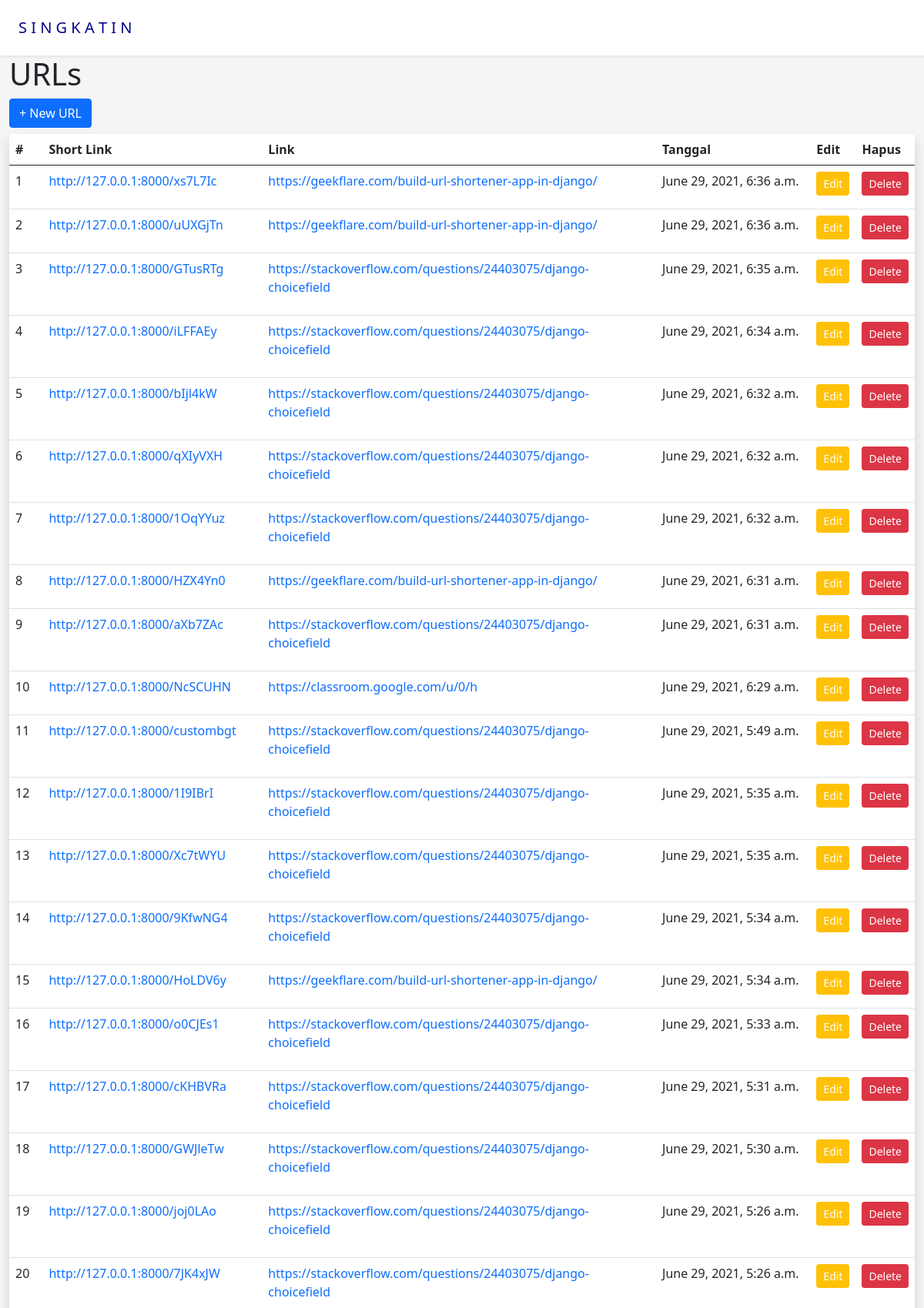
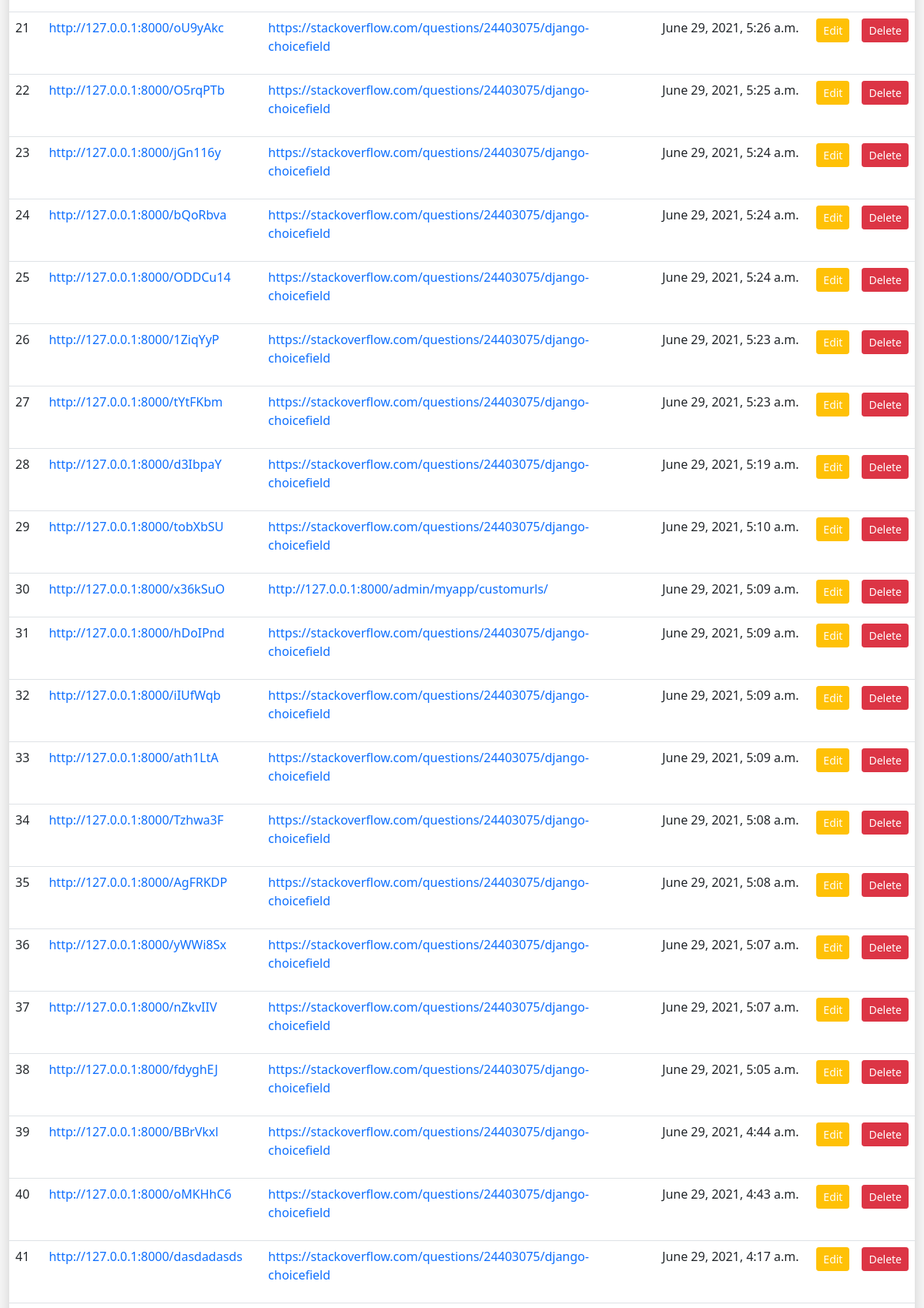
The page /urls/ (signed in, upper part) on the database its author committed (2 pictures, top to bottom).
### myapp/models.py (models this page shows, shortened)
class CustomURLs(models.Model):
    user        = models.ForeignKey(User, on_delete=models.CASCADE, null=True, blank=True, related_name='custom')
    buat        = models.DateTimeField(auto_now_add=True)
    foll        = models.PositiveIntegerField(default=0)
    long_url    = models.URLField(blank=True, null=True)
    short_url   = models.CharField(max_length=100, unique=True, blank=True, null=True)
    url         = models.CharField(max_length=100, unique=True, blank=True)
    slug        = models.CharField(max_length=100, blank=True, null=True)
    class Meta :
        verbose_name_plural = 'Data-Custom URL'

### myapp/views.py (the view)
# urls.py: path('urls/', url, name='url-page'),
@login_required
def url(request):
    form    = CustomForm()
    cus     = CustomURLs.objects.filter(user=request.user).order_by('-id')
    context = {'custom': cus, 'form': form }
    return render(request, 'profile/urls.html', context)

### templates/profile/urls.html (shortened to what this page needs)
{% extends '../base.html' %}
{% load static %}
{% load crispy_forms_tags %}
{% load widget_tweaks %}
{% block content %}
<div class="container-fluid">
    <div class="row">
        <div class="col-lg-12">
            <h1 class="page-header">URLs</h1>
            <button type="button" class="btn btn-primary js-create-url mb-2" data-bs-toggle="modal" data-bs-target="#modal-url"  >
                + New URL
            </button>
            <table class="table bg-white rounded shadow" id="url-table">
                <thead>
                  <tr>
                    <th>#</th>
                    <th>Short Link</th>
                    <th>Link</th>
                    <th>Tanggal</th>
                    <th>Edit</th>
                    <th>Hapus</th>
                  </tr>
                </thead>
                <tbody>
                  {% for c in custom %}
                  <tr id="target">
                      <td>{{ forloop.counter }}</td>
                      <td><a href="{{ c.url }}" class="text-decoration-none" data-bs-toggle="tooltip" title="{{ c.long_url }}"><p>{{ c.url}}</p></a></td>
                      <td><a href="{{ c.long_url }}" class="text-decoration-none" data-bs-toggle="tooltip" title="{{ c.long_url }}"><p>{{ c.long_url}}</p></a></td>
                      <td>{{ c.buat }}</td>
                      <td><a href="{% url 'update-main' c.id %}" type="button" class="btn btn-warning btn-sm js-update-url text-white">Edit</a></td>
                      <td><button type="button" class="btn btn-danger btn-sm js-delete-url text-white" data-bs-toggle="modal" data-bs-target="#delete-url-{{ c.id }}">Delete</button></td>
                  </tr>
                  {% empty %}
                  <tr>
                      <td colspan="7" class="text-center bg-warning">No url</td>
                  </tr>
                  {% endfor %}
                </tbody>
            </table>
        </div>
    </div>
</div>
{% endblock %}

### templates/base.html (style rules this page uses)
body { background-color: whitesmoke; }

### rows shown on the page
CustomURLs: url "http://127.0.0.1:8000/xs7L7Ic", long_url "https://geekflare.com/build-url-shortener-app-in-django/", buat "June 29, 2021, 6:36 a.m."
CustomURLs: url "http://127.0.0.1:8000/uUXGjTn", long_url "https://geekflare.com/build-url-shortener-app-in-django/", buat "June 29, 2021, 6:36 a.m."
CustomURLs: url "http://127.0.0.1:8000/GTusRTg", long_url "https://stackoverflow.com/questions/24403075/django-choicefield", buat "June 29, 2021, 6:35 a.m."
CustomURLs: url "http://127.0.0.1:8000/iLFFAEy", long_url "https://stackoverflow.com/questions/24403075/django-choicefield", buat "June 29, 2021, 6:34 a.m."
CustomURLs: url "http://127.0.0.1:8000/bIjl4kW", long_url "https://stackoverflow.com/questions/24403075/django-choicefield", buat "June 29, 2021, 6:32 a.m."
CustomURLs: url "http://127.0.0.1:8000/qXIyVXH", long_url "https://stackoverflow.com/questions/24403075/django-choicefield", buat "June 29, 2021, 6:32 a.m."
CustomURLs: url "http://127.0.0.1:8000/1OqYYuz", long_url "https://stackoverflow.com/questions/24403075/django-choicefield", buat "June 29, 2021, 6:32 a.m."
CustomURLs: url "http://127.0.0.1:8000/HZX4Yn0", long_url "https://geekflare.com/build-url-shortener-app-in-django/", buat "June 29, 2021, 6:31 a.m."
CustomURLs: url "http://127.0.0.1:8000/aXb7ZAc", long_url "https://stackoverflow.com/questions/24403075/django-choicefield", buat "June 29, 2021, 6:31 a.m."
CustomURLs: url "http://127.0.0.1:8000/NcSCUHN", long_url "https://classroom.google.com/u/0/h", buat "June 29, 2021, 6:29 a.m."
CustomURLs: url "http://127.0.0.1:8000/custombgt", long_url "https://stackoverflow.com/questions/24403075/django-choicefield", buat "June 29, 2021, 5:49 a.m."
CustomURLs: url "http://127.0.0.1:8000/1I9IBrI", long_url "https://stackoverflow.com/questions/24403075/django-choicefield", buat "June 29, 2021, 5:35 a.m."
CustomURLs: url "http://127.0.0.1:8000/Xc7tWYU", long_url "https://stackoverflow.com/questions/24403075/django-choicefield", buat "June 29, 2021, 5:35 a.m."
CustomURLs: url "http://127.0.0.1:8000/9KfwNG4", long_url "https://stackoverflow.com/questions/24403075/django-choicefield", buat "June 29, 2021, 5:34 a.m."
CustomURLs: url "http://127.0.0.1:8000/HoLDV6y", long_url "https://geekflare.com/build-url-shortener-app-in-django/", buat "June 29, 2021, 5:34 a.m."
CustomURLs: url "http://127.0.0.1:8000/o0CJEs1", long_url "https://stackoverflow.com/questions/24403075/django-choicefield", buat "June 29, 2021, 5:33 a.m."
CustomURLs: url "http://127.0.0.1:8000/cKHBVRa", long_url "https://stackoverflow.com/questions/24403075/django-choicefield", buat "June 29, 2021, 5:31 a.m."
CustomURLs: url "http://127.0.0.1:8000/GWJleTw", long_url "https://stackoverflow.com/questions/24403075/django-choicefield", buat "June 29, 2021, 5:30 a.m."
CustomURLs: url "http://127.0.0.1:8000/joj0LAo", long_url "https://stackoverflow.com/questions/24403075/django-choicefield", buat "June 29, 2021, 5:26 a.m."
CustomURLs: url "http://127.0.0.1:8000/7JK4xJW", long_url "https://stackoverflow.com/questions/24403075/django-choicefield", buat "June 29, 2021, 5:26 a.m."
CustomURLs: url "http://127.0.0.1:8000/oU9yAkc", long_url "https://stackoverflow.com/questions/24403075/django-choicefield", buat "June 29, 2021, 5:26 a.m."
CustomURLs: url "http://127.0.0.1:8000/O5rqPTb", long_url "https://stackoverflow.com/questions/24403075/django-choicefield", buat "June 29, 2021, 5:25 a.m."
CustomURLs: url "http://127.0.0.1:8000/jGn116y", long_url "https://stackoverflow.com/questions/24403075/django-choicefield", buat "June 29, 2021, 5:24 a.m."
CustomURLs: url "http://127.0.0.1:8000/bQoRbva", long_url "https://stackoverflow.com/questions/24403075/django-choicefield", buat "June 29, 2021, 5:24 a.m."
CustomURLs: url "http://127.0.0.1:8000/ODDCu14", long_url "https://stackoverflow.com/questions/24403075/django-choicefield", buat "June 29, 2021, 5:24 a.m."
CustomURLs: url "http://127.0.0.1:8000/1ZiqYyP", long_url "https://stackoverflow.com/questions/24403075/django-choicefield", buat "June 29, 2021, 5:23 a.m."
CustomURLs: url "http://127.0.0.1:8000/tYtFKbm", long_url "https://stackoverflow.com/questions/24403075/django-choicefield", buat "June 29, 2021, 5:23 a.m."
CustomURLs: url "http://127.0.0.1:8000/d3IbpaY", long_url "https://stackoverflow.com/questions/24403075/django-choicefield", buat "June 29, 2021, 5:19 a.m."
CustomURLs: url "http://127.0.0.1:8000/tobXbSU", long_url "https://stackoverflow.com/questions/24403075/django-choicefield", buat "June 29, 2021, 5:10 a.m."
CustomURLs: url "http://127.0.0.1:8000/x36kSuO", long_url "http://127.0.0.1:8000/admin/myapp/customurls/", buat "June 29, 2021, 5:09 a.m."
CustomURLs: url "http://127.0.0.1:8000/hDoIPnd", long_url "https://stackoverflow.com/questions/24403075/django-choicefield", buat "June 29, 2021, 5:09 a.m."
CustomURLs: url "http://127.0.0.1:8000/iIUfWqb", long_url "https://stackoverflow.com/questions/24403075/django-choicefield", buat "June 29, 2021, 5:09 a.m."
CustomURLs: url "http://127.0.0.1:8000/ath1LtA", long_url "https://stackoverflow.com/questions/24403075/django-choicefield", buat "June 29, 2021, 5:09 a.m."
CustomURLs: url "http://127.0.0.1:8000/Tzhwa3F", long_url "https://stackoverflow.com/questions/24403075/django-choicefield", buat "June 29, 2021, 5:08 a.m."
CustomURLs: url "http://127.0.0.1:8000/AgFRKDP", long_url "https://stackoverflow.com/questions/24403075/django-choicefield", buat "June 29, 2021, 5:08 a.m."
CustomURLs: url "http://127.0.0.1:8000/yWWi8Sx", long_url "https://stackoverflow.com/questions/24403075/django-choicefield", buat "June 29, 2021, 5:07 a.m."
CustomURLs: url "http://127.0.0.1:8000/nZkvIIV", long_url "https://stackoverflow.com/questions/24403075/django-choicefield", buat "June 29, 2021, 5:07 a.m."
CustomURLs: url "http://127.0.0.1:8000/fdyghEJ", long_url "https://stackoverflow.com/questions/24403075/django-choicefield", buat "June 29, 2021, 5:05 a.m."
CustomURLs: url "http://127.0.0.1:8000/BBrVkxl", long_url "https://stackoverflow.com/questions/24403075/django-choicefield", buat "June 29, 2021, 4:44 a.m."
CustomURLs: url "http://127.0.0.1:8000/oMKHhC6", long_url "https://stackoverflow.com/questions/24403075/django-choicefield", buat "June 29, 2021, 4:43 a.m."
CustomURLs: url "http://127.0.0.1:8000/dasdadasds", long_url "https://stackoverflow.com/questions/24403075/django-choicefield", buat "June 29, 2021, 4:17 a.m."
